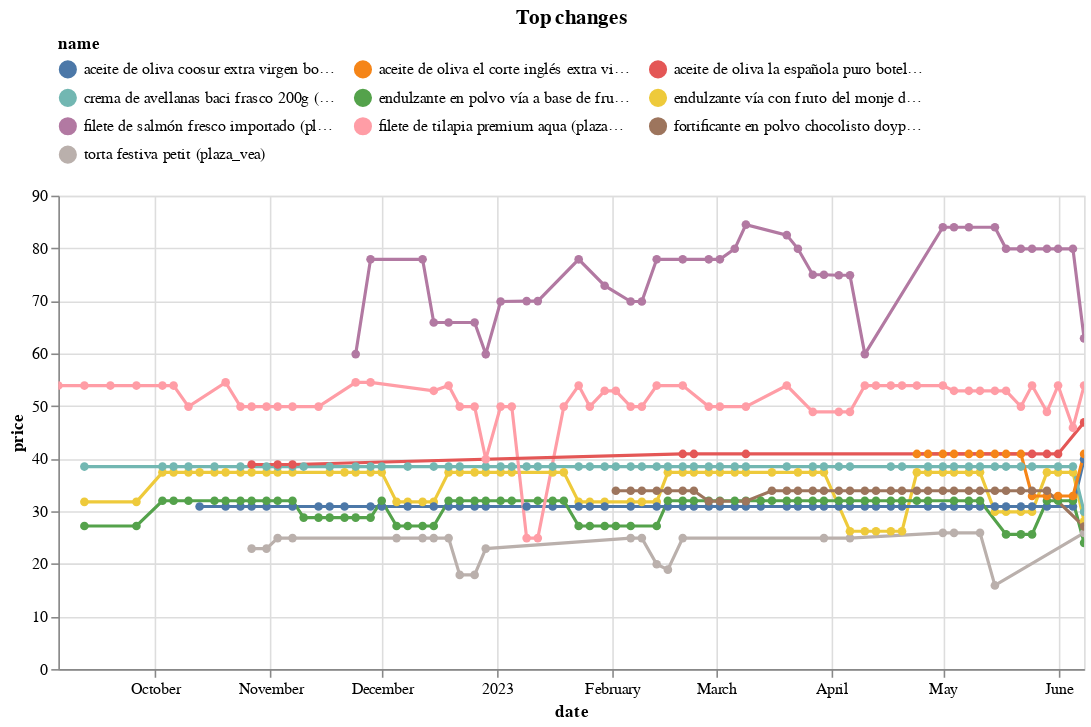

Source (notebook cell):
### Code cell
top_changes_abs.head(10).pipe(plot_changes, 'Top changes')

### Figure 1 — Vega-Lite specification as saved in the notebook (floating-point values rounded to 4 significant figures; data arrays with more than 128 entries replaced by an {"elided": "..."} marker saying what was removed)
{"config": {"view": {"continuousWidth": 300, "continuousHeight": 300}, "legend": {"columns": 3, "orient": "top"}}, "data": {"name": "data-576eeaf9cf0973f33c39be79ed59ddf1"}, "mark": {"type": "line", "point": true}, "encoding": {"color": {"field": "name", "scale": {"domain": ["aceite de oliva coosur extra virgen botella 1l (plaza_vea)", "aceite de oliva el corte inglés extra virgen botella 1l (plaza_vea)", "aceite de oliva la española puro botella 1 l (metro)", "crema de avellanas baci frasco 200g (plaza_vea)", "endulzante en polvo vía a base de fruto del monje frasco 60g (plaza_vea)", "endulzante vía con fruto del monje display 300 tabletas (plaza_vea)", "filete de salmón fresco importado (plaza_vea)", "filete de tilapia premium aqua (plaza_vea)", "fortificante en polvo chocolisto doypack 1160g (plaza_vea)", "torta festiva petit (plaza_vea)"]}, "type": "nominal"}, "tooltip": [{"field": "name", "type": "nominal"}, {"field": "price", "type": "quantitative"}, {"field": "last_price", "type": "quantitative"}], "x": {"field": "date", "type": "temporal"}, "y": {"field": "price", "type": "quantitative"}}, "params": [{"name": "param_7", "select": {"type": "point", "fields": ["name"]}, "bind": "legend"}, {"name": "param_8", "select": {"type": "interval", "encodings": ["x", "y"]}, "bind": "scales"}], "title": "Top changes", "transform": [{"filter": {"param": "param_7"}}], "width": 650, "$schema": "https://vega.github.io/schema/vega-lite/v5.8.0.json", "datasets": {"data-576eeaf9cf0973f33c39be79ed59ddf1": {"elided": "422 records"}}}
